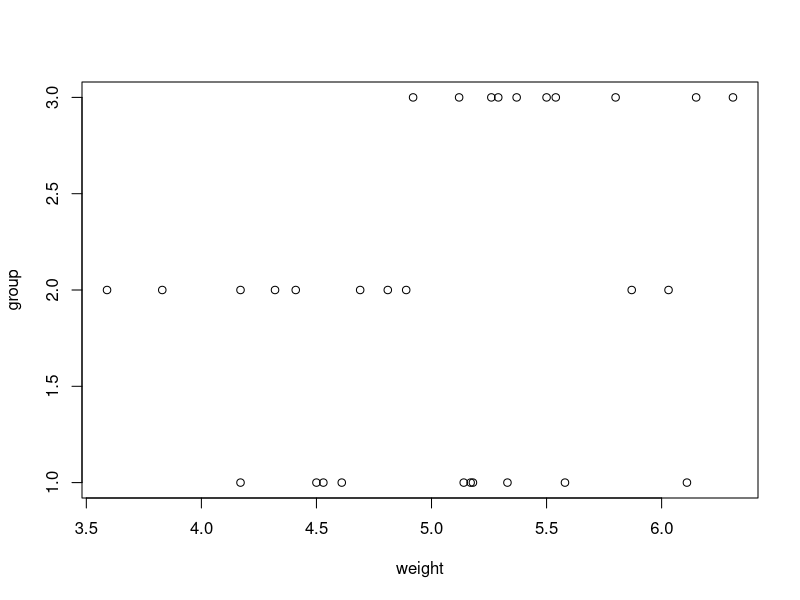

The R source for this figure:
## ---- chunk 1
knitr::opts_chunk$set(echo = TRUE)
## ---- chunk 2

library(caret)
library(e1071)

## ---- chunk 3

plot(PlantGrowth)


## ---- chunk 4

pg_fit_rad <- svm(formula = group ~ weight, data = PlantGrowth, kenel = 'radial')
pg_fit_lin <- svm(formula = group ~ weight, data = PlantGrowth, kernel = 'linear')

## ---- chunk 5

rad_predict <- predict(pg_fit_rad, PlantGrowth)

100*round(table(rad_predict, PlantGrowth$group)/30,3)

## ---- chunk 6

lin_predict <- predict(pg_fit_lin, PlantGrowth)

100*round(table(lin_predict, PlantGrowth$group)/30,3)



## ---- chunk 7

print(pg_fit_rad$tot.nSV)
print(pg_fit_lin$tot.nSV)

## ---- chunk 8


summary(iris)
## ---- chunk 9

iris_fit_rad <- svm(formula = Species ~., data = iris, kenel = 'radial')
iris_fit_lin <- svm(formula = Species ~., data = iris, kenel = 'linear')

## ---- chunk 10

rad_predict_iris <- predict(iris_fit_rad, iris)

100*round(table(rad_predict_iris, iris$Species)/150,3)

## ---- chunk 11

lin_predict_iris <- predict(iris_fit_lin, iris)

100*round(table(lin_predict_iris, iris$Species)/150,3)


## ---- chunk 12

print(iris_fit_rad$tot.nSV)
print(iris_fit_lin$tot.nSV)

## ---- chunk 13
set.seed(1205)

train_index <- sample(seq_len(150), size =120) #generate random index separating iris into specified samples
train <- iris[train_index,] #training data
test <- iris[-train_index,] #test data

test_cat <- iris[-train_index, 5]  #true designations for test


m_iris <- svm(formula = Species ~., data =train, kernel = 'radial') #iris model
iris_predict <- predict(m_iris, test) #find predicted categories

100*round(table(iris_predict, test_cat)/30,3) #contingency table
print(m_iris$tot.nSV)
